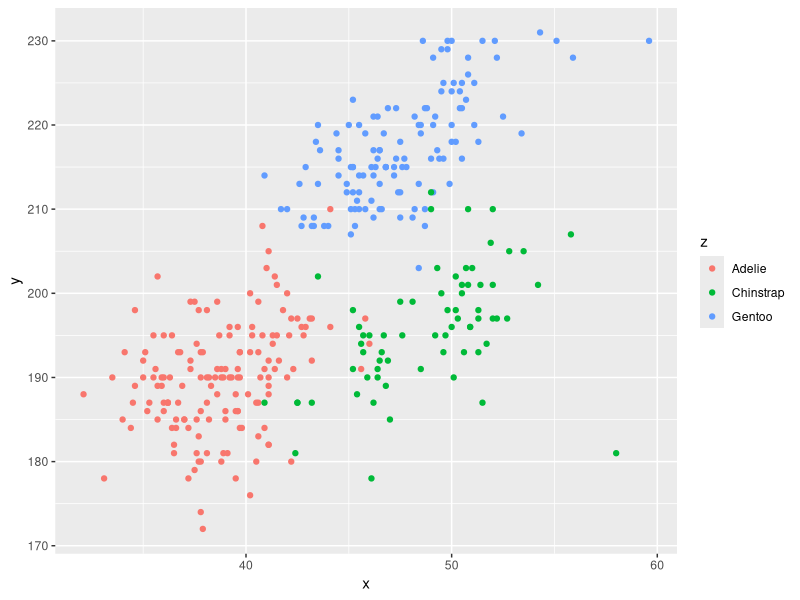
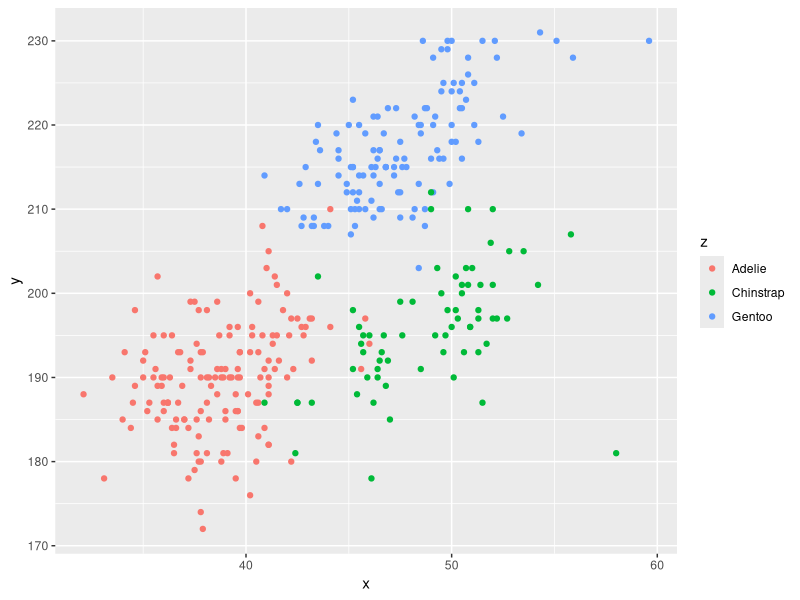

Write the R code that produced these figures, in order.
## ---- chunk 1
library(tidyverse)
## ---- chunk 2
prob1_df =  
   tibble(
    samp = rnorm(10),
    samp_gt_0 = samp > 0,
    char_vec = c("a", "b", "c", "d", "e", "f", "g", "h", "i", "j"),
    factor_vec = factor(c("low","low","low","mod", "mod", "mod", "mod", "high", "high", "high")),
    )
## ---- chunk 3
mean(pull(prob1_df,samp))
mean(pull(prob1_df, samp_gt_0))
mean(pull(prob1_df, char_vec))
mean(pull(prob1_df, factor_vec))
## ---- chunk 4
as.numeric(pull(prob1_df,samp))
as.numeric(pull(prob1_df, samp_gt_0))
as.numeric(pull(prob1_df, char_vec))
as.numeric(pull(prob1_df, factor_vec))
## ---- chunk 5
as.numeric(pull(prob1_df,samp_gt_0)) * pull(prob1_df,samp)
(pull(prob1_df, factor_vec)) * pull(prob1_df, samp)
as.numeric(pull(prob1_df, factor_vec)) * pull(prob1_df, samp)
## ---- chunk 6
data( "penguins", package = "palmerpenguins")
## ---- chunk 7
summary(penguins)
## ---- chunk 8
library(tidyverse)
penguins_df = tibble(
  x = (penguins$bill_length_mm),
  y = (penguins$flipper_length_mm),
  z = (penguins$species)
)
ggplot(penguins_df, aes(x = x, y = y, color = z)) + geom_point()
ggsave("scatter_plot.pdf")
